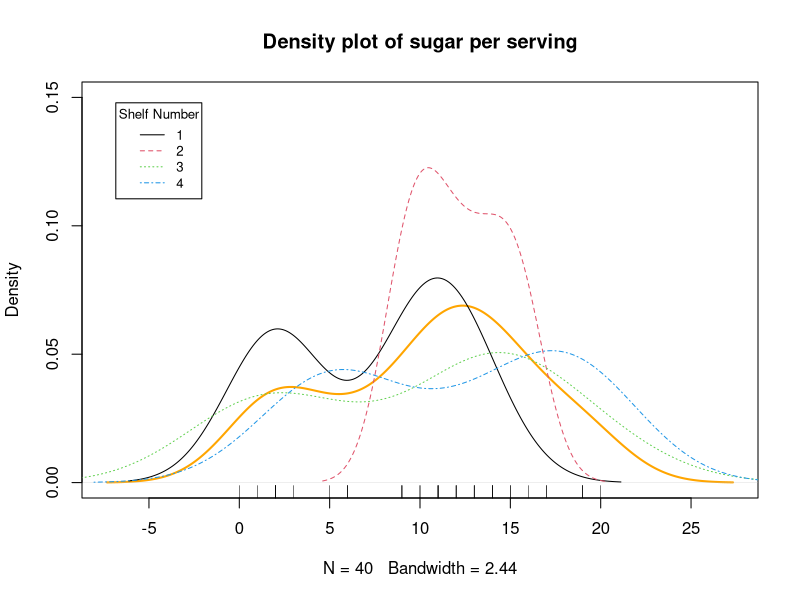
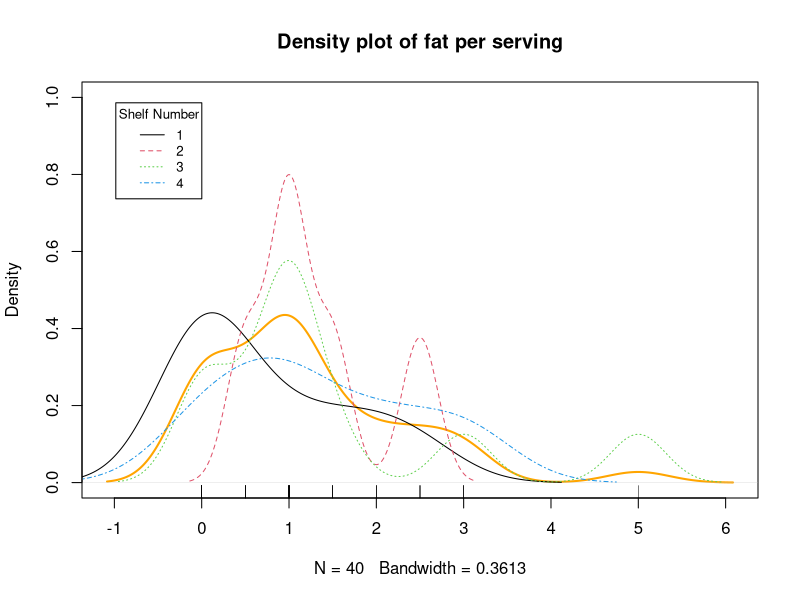
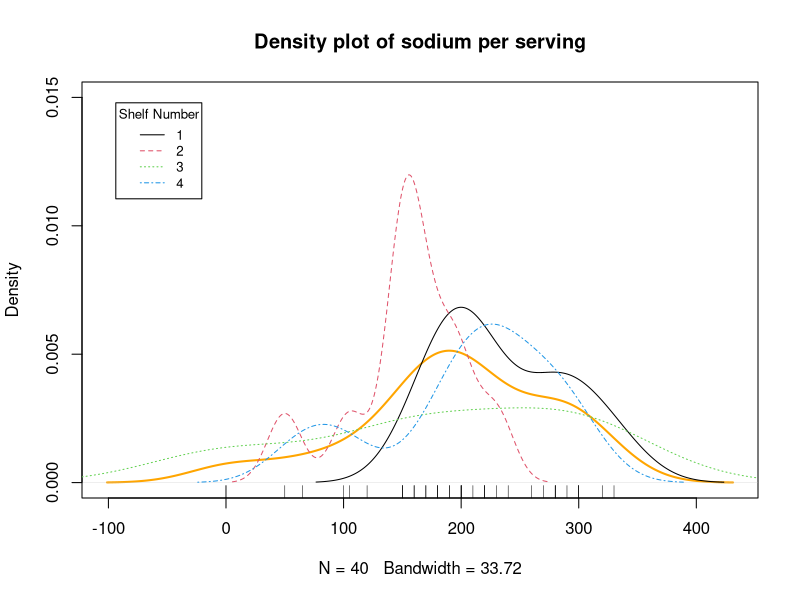
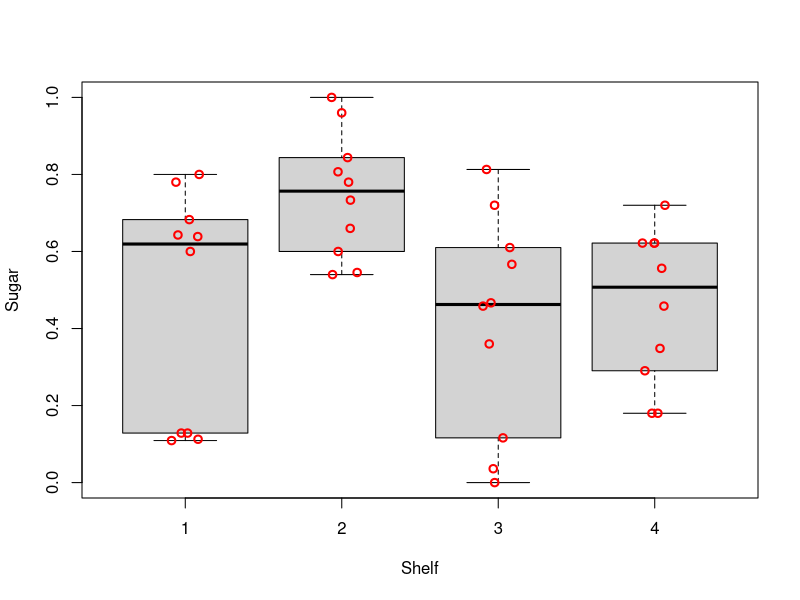
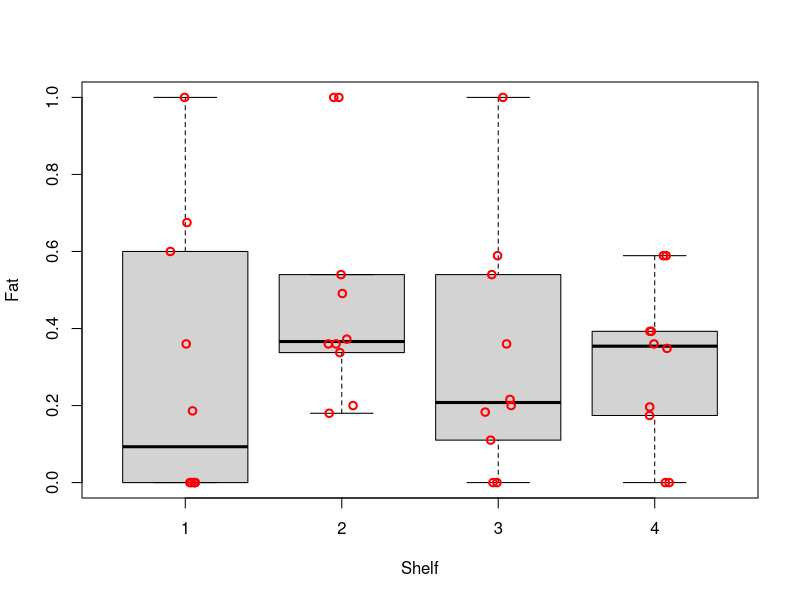
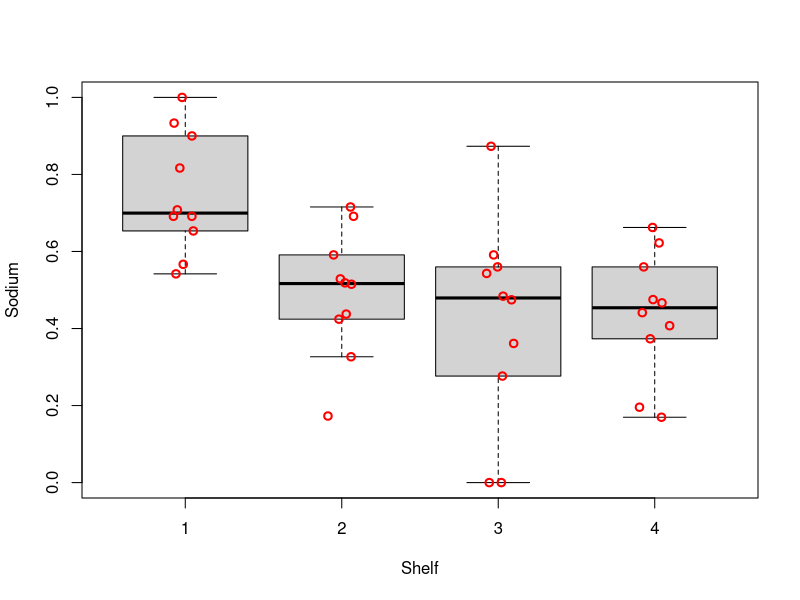
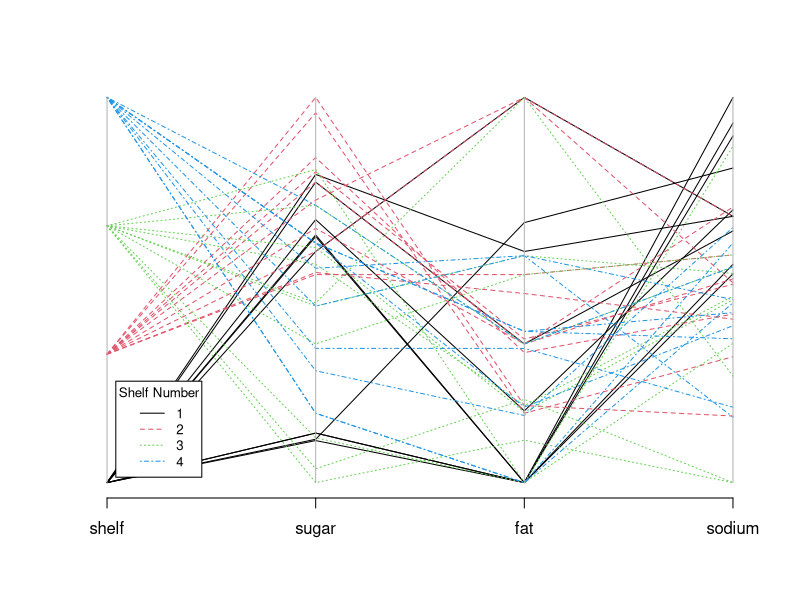

These figures' R source, in order: (Note: this script raises an error after producing the figures.)
## ---- chunk 1
# add packages
library(dplyr)
library(knitr)
library(MASS)
library(nnet)
library(Hmisc)
library(car)
# prevent source code from running off the page
opts_chunk$set(tidy.opts=list(width.cutoff=70), tidy=TRUE)
# remove all objects from current workspace
rm(list = ls())
# set seed number to reproduce results
set.seed(1)
# load data
d <- read.csv("./dataset/cereal_dillons.csv", header=TRUE, sep=",")
## ---- chunk 2
# structure of data
str(d)
# summary of data
kable(summary(d[, 4:7]))
# list row with missing values
d[!complete.cases(d),]
## ---- chunk 3
# 1. adjust for different serving sizes 
adj.d <- data.frame(shelf = d$Shelf, 
                    sugar = d$sugar_g/d$size_g,
                    fat = d$fat_g/d$size_g, 
                    sodium = (d$sodium_mg/1000)/d$size_g)
# 2. normalize data to be within 0 and 1
normalize <- function(x) { (x-min(x))/(max(x)-min(x)) }
norm.d <- data.frame(shelf = adj.d$shelf, 
                     sugar = normalize(adj.d$sugar),
                     fat = normalize(adj.d$fat),
                     sodium = normalize(adj.d$sodium))
## ---- chunk 4
# explanatory variable: sugar
plot(density(d$sugar_g), col = "orange", lwd = 2, ylim = c(0, 0.15), main = "Density plot of sugar per serving")
lapply(seq(1, 4), function(shelf) lines(density(d[which(d$Shelf == shelf),]$sugar_g), col = shelf, lty = shelf))
rug(d$sugar_g)
legend("topleft", cex = 0.8, inset = .05, title = "Shelf Number", 
       legend = seq(1, 4), col = seq(1, 4), lty = seq(1, 4))

# explanatory variable: fat
plot(density(d$fat_g), col = "orange", lwd = 2, ylim = c(0, 1), main = "Density plot of fat per serving")
lapply(seq(1, 4), function(shelf) lines(density(d[which(d$Shelf == shelf),]$fat_g), col = shelf, lty = shelf))
rug(d$fat_g)
legend("topleft", cex = 0.8, inset = .05, title = "Shelf Number", 
       legend = seq(1, 4), col = seq(1, 4), lty = seq(1, 4))

# explanatory variable: sodium
plot(density(d$sodium_mg), col = "orange", lwd = 2, ylim = c(0, 0.015), main = "Density plot of sodium per serving")
lapply(seq(1, 4), function(shelf) lines(density(d[which(d$Shelf == shelf),]$sodium_mg), col = shelf, lty = shelf))
rug(d$sodium_mg)
legend("topleft", cex = 0.8, inset = .05, title = "Shelf Number", 
       legend = seq(1, 4), col = seq(1, 4), lty = seq(1, 4))
## ---- chunk 5
# explanatory variable: sugar
boxplot(formula = sugar ~ shelf, data = norm.d, ylab = "Sugar", xlab = "Shelf", pars = list(outpch=NA))
stripchart(x = norm.d$sugar ~ norm.d$shelf, lwd = 2, col = "red", method = "jitter", vertical = TRUE, pch = 1, add = TRUE)

# explanatory variable: fat
boxplot(formula = fat ~ shelf, data = norm.d, ylab = "Fat", xlab = "Shelf", pars = list(outpch=NA))
stripchart(x = norm.d$fat ~ norm.d$shelf, lwd = 2, col = "red", method = "jitter", vertical = TRUE, pch = 1, add = TRUE)

# explanatory variable: sodium
boxplot(formula = sodium ~ shelf, data = norm.d, ylab = "Sodium", xlab = "Shelf", pars = list(outpch=NA))
stripchart(x = norm.d$sodium ~ norm.d$shelf, lwd = 2, col = "red", method = "jitter", vertical = TRUE, pch = 1, add = TRUE)
## ---- chunk 6
parcoord(x = norm.d, col = norm.d$shelf, lty = norm.d$shelf)  
legend("bottomleft", cex = 0.8, inset = .05, title = "Shelf Number", 
       legend = seq(1, 4), col = seq(1, 4), lty = seq(1, 4))
## ---- chunk 7
# print out the mean and standard deviation of each explanatory variable
norm.d %>% 
  group_by(shelf) %>% 
  summarise(mean.sugar=mean(sugar), sd.sugar=sd(sugar), 
            mean.fat=mean(fat), sd.fat=sd(fat),
            mean.sodium=mean(sodium), sd.sodium=sd(sodium))
## ---- chunk 8
# apply ordinality 
norm.d$shelfFO <- factor(norm.d$shelf, levels=c(2, 3, 1, 4), ordered=TRUE)
levels(norm.d$shelfFO)
## ---- chunk 9
# estimate multinomial regression model 
m <- multinom(formula = shelf ~ sugar + fat + sodium, data = norm.d)
summary(m)
# perform LRT to examine importance of each variable
Anova(m)
## ---- chunk 10
# estimate multinomial regression model if shelves have ordinality
m.fo <- multinom(formula = shelfFO ~ sugar + fat + sodium, data = norm.d)
summary(m.fo)
# perform LRT to examine importance of each variable
Anova(m.fo)
## ---- chunk 11
#cor(cereal2[,c("sugar", "fat", "sodium")])
library(psych)
pairs.panels(cereal2[,c("sugar", "fat", "sodium")])
## ---- chunk 12
m0 <- multinom(formula=Shelf~1, data=cereal2)
m2 <- multinom(formula = Shelf ~ sugar*fat*sodium, data=cereal2)
#summary(cereal_m1)
Anova(m2)
#anova(cereal_base, cereal_saturated, test='Chi')
## ---- chunk 13
serving <- 28
sugar <- 12
fat <- 0.5
sodium <- 130

predict(object = m, 
        data.frame(sugar = sugar/serving, 
                   fat = fat/serving,
                   sodium = sodium/serving), 
        type = "probs")
## ---- chunk 14
# odd ratios
round(exp(coefficients(m)[,-1]), 2)

# confidence intervals
conf.beta <- confint(object = m, level = 0.95)
ci.OR.shelf2<-exp(conf.beta[2:4,1:2,1])
ci.OR.shelf3<-exp(conf.beta[2:4,1:2,2])
ci.OR.shelf4<-exp(conf.beta[2:4,1:2,3])
round(data.frame(low = ci.OR.shelf2[,1], up = ci.OR.shelf2[,2]), 2)
round(data.frame(low = ci.OR.shelf3[,1], up = ci.OR.shelf3[,2]), 2)
round(data.frame(low = ci.OR.shelf4[,1], up = ci.OR.shelf4[,2]), 2)
